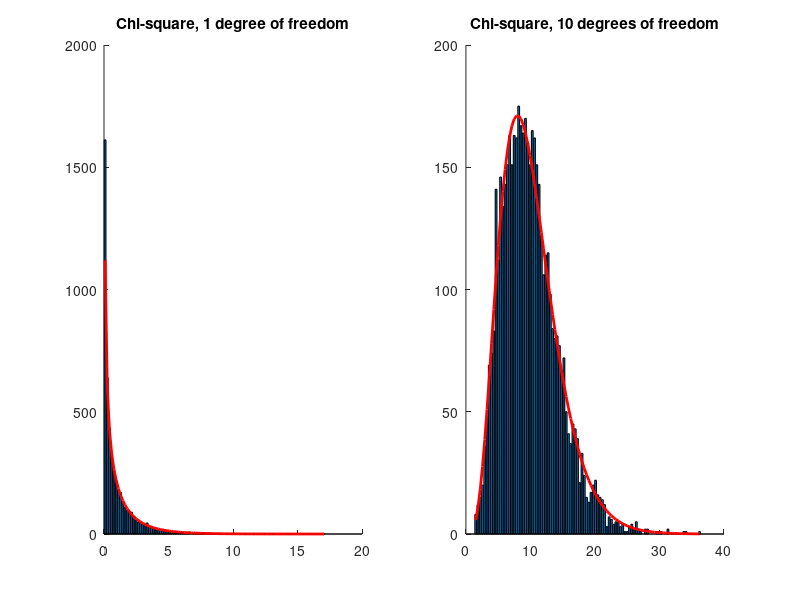
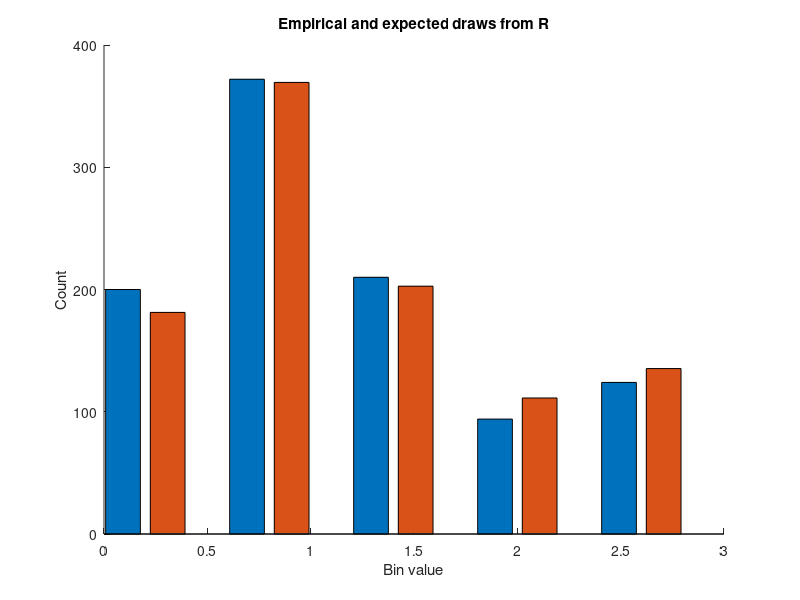
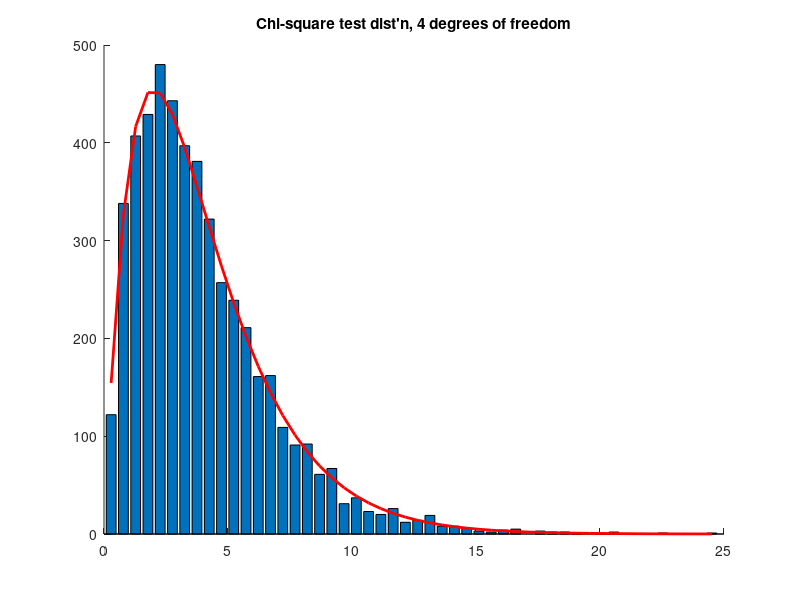

Write the MATLAB code that produced these figures, in order.
% Chi2TestTutorial
%
% A simple tutorial of the chi-square distribution and chi-square test for whether
% a sample was drawn from a known distribution.
%
% Reference:  Statistics (Fifth edition)  William L. Hays, Harcourt Brace
%
% Requires: Statistics Toolbox
%
% 06/02/06      bx   Wrote it.
% 06/14/06      dhb  Editing and polishing.

%% Initialize
clear all; close all; 

%% What is the chi-square distribution?
%
% The chi-square distribution with N degrees of freedom is the sum of the
% squares of N draws from a N(0,1) distribution.
%
% Let's generate some draws from a chi-square and compare with the
% theoretical PDF.

% Calculate chi-squares, 1 df and compare with pdf returned by MATLAB
% function.  Need to multiply pdf by number of samples and histogram bin
% width to get the scale right.
nSamples = 5000;
r1 = randn(nSamples,1);
chisquare1 = r1.^2;
[hist1,x1] = hist(chisquare1,100);
y1 = nSamples*(x1(2)-x1(1))*chi2pdf(x1,1);
figure; clf;
subplot(1,2,1); hold on
bar(x1,hist1);
plot(x1,y1,'r','LineWidth',2);
title('Chi-square, 1 degree of freedom');

% Chi-squares, N df
df = 10;
r2 = randn(nSamples,df);
chisquareN = sum(r2.^2,2);
[histN,xN] = hist(chisquareN,100);
yN = nSamples*(xN(2)-xN(1))*chi2pdf(xN,df);
subplot(1,2,2); hold on
bar(xN,histN);
plot(xN,yN,'r','LineWidth',2);
title(sprintf('Chi-square, %d degrees of freedom',df));

%% Statistical Test
% Suppose we have a set of data and want to test the null hypothesis that
% this data was drawn from a known distribution.  This can be done with a
% chi-squared test.
%  
%   Null Hypothesis: Samples X are drawn according to known distribution R
%     H = 1 do no reject the null hypothesis.
%     H = 0 reject the null hypothesis. 
%
% The test works as follows.  You bin the observed data into some set
% number of bins.  This gives an empirical histogram.  The known
% distribution provides a prediction for how many samples should fall into
% each bin.  Then you compute the statistic
%
%  chi2 = sum_over_bins( (observedN-expectedN)^2/expectedN )
%
% Under the null hypothesis, and in the limit as the number of observations
% is large, this is distributed as chi-squared, with nBins-1 degrees of
% freedom.
%
% The following simulation uses the chi-squared test to check the null
% hypothesis that samples X are drawn from a distribution R.  The known
% distribution is taken as an exponential with mean muR.  The data are
% drawn from an exponential with mean muX.
%   Set muX = muR for the null hypothesis to be true.
%   Set them different for it to be false.
% You can then simulate out the test for various choices on number of bins, sample size,
% and alpha level.  (The alpha level is the probability that you'll reject
% the null hypothesis when it is in fact true.)

alpha = 0.05;       % Alpha value; significance level 
nSamples = 1000;    % Sample size (size of X)
nSimulation = 5000; % Number of simulation iterations
nBins = 5;          % Number bins to use in computing chi-squared statistic for test
muR = 1;            % Mean of R;
muX = 1;            % Mean of X;

% Choose bins based on a sample from R.  This is a pretty rough and ready
% way to choose the bins.  What is important is that the expected number of
% samples that will end up in any given bin not get too small, or you'll be
% dividing by a very small number when you compute the chi-squared test
% statistic.  I don't really know how small is bad.
binsc = [-Inf linspace(muR/nBins,2*muR,nBins-1) Inf];

% Find theoretical number of samples that should end up in each bin.  Code
% is sort of clunky to handle the special cases at each end.  Perhaps this
% could be done in a slicker way -- I didn't worry about it much.
clear expectedN
for i = 2:length(binsc)-1
    if (i == 2)
        expectedN(i-1) = nSamples*expcdf(binsc(i),muR);
    else
        expectedN(i-1) = nSamples*expcdf(binsc(i),muR)-sum(expectedN(1:i-2));
    end
end
expectedN(length(binsc)-1) = nSamples-sum(expectedN(1:length(binsc)-2));
expectedN = expectedN';
if (any(find(expectedN < 0.05)))
    fprintf('Some bins have small number of expected values, not a good idea\n');
end

% Make a plot of observed and expected number, for one draw from the
% expected distribution.
temp = exprnd(muR,nSamples,1);
n = histc(temp,binsc); n = n(1:end-1);
figure; clf; hold on
bar([binsc(2:end-1) 2*binsc(end-1)-binsc(end-2)],[n expectedN]);
xlabel('Bin value'); ylabel('Count'); title('Empirical and expected draws from R');

% Simulate many draws of size nSamples from X according to R, and compute the relevant
% chi-square statistic.
for i = 1:nSimulation  
    
    % Simulate X under null hypothesis.
    X = exprnd(muX,nSamples,1);
    observedN = histc(X,binsc); observedN = observedN(1:end-1);
    
    % Compute chi squared statistic.
    df = length(observedN)-1;
    chi2(i) = sum( (expectedN-observedN).^2./expectedN );

    % Calculate the p values and compare with alpha to make binary decision
    pval(i) = 1 - chi2cdf(chi2(i),df);
    H(i) = (pval(i)>=alpha);
end

% Check rejection rate
fprintf('Theoretical mean: %g, data mean: %g\n',muR,muX);
fprintf('Null hypothesis rejected %g%% of trials, alpha = %g%%\n',100*length(find(H == 0))/length(H),100*alpha);

% Look at distribution of chi2 statistic.  It should match the red curve
% only when muX = muR.
figure; clf; hold on
[hist1,x1] = hist(chi2,50);
y1 = nSimulation*(x1(2)-x1(1))*chi2pdf(x1,df);
bar(x1,hist1);
plot(x1,y1,'r','LineWidth',2);
title(sprintf('Chi-square test dist''n, %d degrees of freedom',df));



